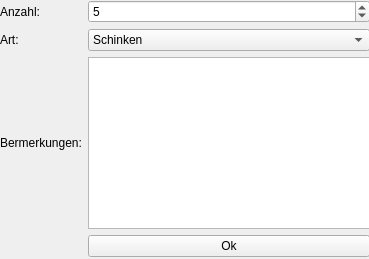
<?xml version="1.0" encoding="UTF-8"?>
<ui version="4.0">
 <class>mainWindow</class>
 <widget class="QMainWindow" name="mainWindow">
  <property name="geometry">
   <rect>
    <x>0</x>
    <y>0</y>
    <width>369</width>
    <height>259</height>
   </rect>
  </property>
  <property name="windowTitle">
   <string>Sandwich-Bestellung</string>
  </property>
  <widget class="QWidget" name="centralwidget">
   <widget class="QWidget" name="">
    <property name="geometry">
     <rect>
      <x>0</x>
      <y>0</y>
      <width>370</width>
      <height>257</height>
     </rect>
    </property>
    <layout class="QGridLayout" name="gridLayout">
     <item row="2" column="1">
      <widget class="QTextEdit" name="txtBemerkungen">
       <property name="html">
        <string>&lt;!DOCTYPE HTML PUBLIC &quot;-//W3C//DTD HTML 4.0//EN&quot; &quot;http://www.w3.org/TR/REC-html40/strict.dtd&quot;&gt;
&lt;html&gt;&lt;head&gt;&lt;meta name=&quot;qrichtext&quot; content=&quot;1&quot; /&gt;&lt;style type=&quot;text/css&quot;&gt;
p, li { white-space: pre-wrap; }
&lt;/style&gt;&lt;/head&gt;&lt;body style=&quot; font-family:'Ubuntu'; font-size:11pt; font-weight:400; font-style:normal;&quot;&gt;
&lt;p style=&quot;-qt-paragraph-type:empty; margin-top:0px; margin-bottom:0px; margin-left:0px; margin-right:0px; -qt-block-indent:0; text-indent:0px;&quot;&gt;&lt;br /&gt;&lt;/p&gt;&lt;/body&gt;&lt;/html&gt;</string>
       </property>
      </widget>
     </item>
     <item row="1" column="0">
      <widget class="QLabel" name="lblArt">
       <property name="text">
        <string>Art:</string>
       </property>
      </widget>
     </item>
     <item row="1" column="1">
      <widget class="QComboBox" name="cbArt">
       <item>
        <property name="text">
         <string>Schinken</string>
        </property>
       </item>
       <item>
        <property name="text">
         <string>Käse</string>
        </property>
       </item>
       <item>
        <property name="text">
         <string>Salami</string>
        </property>
       </item>
      </widget>
     </item>
     <item row="0" column="0">
      <widget class="QLabel" name="lblAnzahl">
       <property name="text">
        <string>Anzahl:</string>
       </property>
      </widget>
     </item>
     <item row="0" column="1">
      <widget class="QSpinBox" name="spAnzahl">
       <property name="maximum">
        <number>10</number>
       </property>
       <property name="value">
        <number>5</number>
       </property>
      </widget>
     </item>
     <item row="2" column="0">
      <widget class="QLabel" name="lblBemerkungen">
       <property name="text">
        <string>Bermerkungen:</string>
       </property>
      </widget>
     </item>
     <item row="3" column="1">
      <widget class="QPushButton" name="btnOK">
       <property name="text">
        <string>Ok</string>
       </property>
      </widget>
     </item>
    </layout>
   </widget>
  </widget>
 </widget>
 <resources/>
 <connections/>
</ui>
